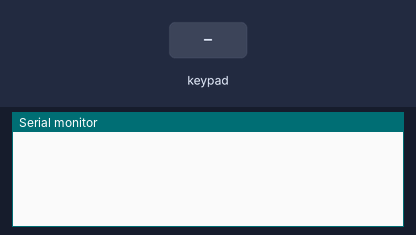
Recording of a sketch running on a simulated Arduino Uno, built with avr-gcc and run on an emulated ATmega328P. Parts: the last lines printed to the serial monitor. The inputs (shaded band) are chosen by the test bench.

Above: at 1.2 s.
1.3 s: key '1' pressed
At 2.4 s:
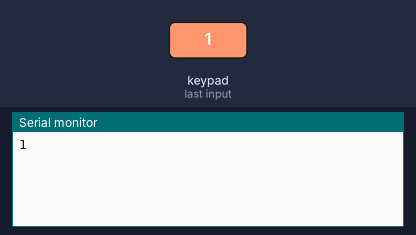
2.8 s: keypad keys 1 3 1 2 1 1 1 0 # pressed 0.4 s apart
At 7.1 s:
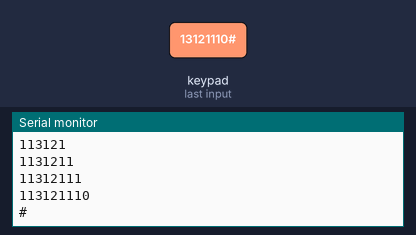
7.9 s: key 'A' pressed
At 9.1 s:
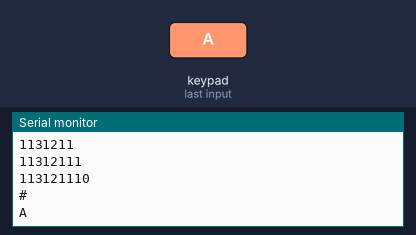
9.4 s: keypad keys 1 3 1 2 1 1 1 0 * pressed 0.4 s apart
At 13.7 s:
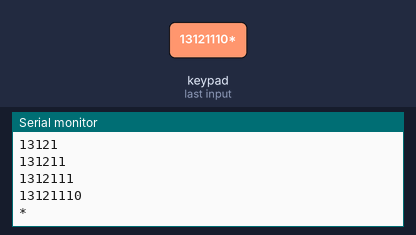
14.5 s: key 'B' pressed
At 15.7 s:
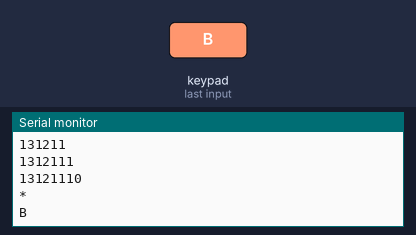
16.0 s: keypad keys 1 3 1 2 1 1 1 0 D pressed 0.4 s apart
At 19.8 s:
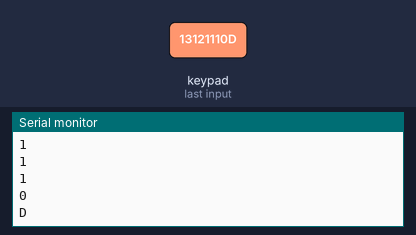
Timing chart, 0 to 21.3 s (numbered marks = the images above; inputs shaded):
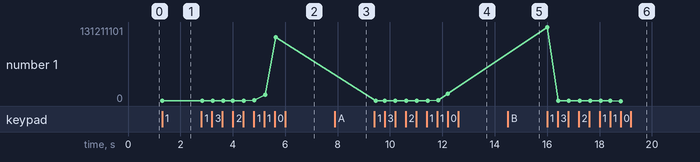

The sketch:

Keypad_Matrix_-_Reveal_Codes.ino
```cpp
#include <Keypad.h>

const byte row = 4;
const byte column = 4;

char keypadMatrix[row][column]{
  {'1','2','3','A'},
  {'4','5','6','B'},
  {'7','8','9','C'},
  {'*','0','#','D'}
}, input;

byte rowPins[row] = {13,12,11,10};
byte columnPins[row] = {9,2,1,0};

Keypad keypadObject = Keypad(makeKeymap(keypadMatrix) , rowPins, columnPins, row, column);

long unsigned int number = 0, count = 0;

void print(int chs){

  if ((int)input > 47 && (int)input < 58 && count < 9) {
    number = (number * 10) + ((int)input - 48);
    Serial.print(number);
    Serial.print("\n");
    count++;
  }
  else if (input) Serial.println(input);
}

void ac(int input){
  if (input == 65) {
    number = 0;
    count = 0;
  }
}

void setup() {
  Serial.begin(9600);
}

void loop() {
  input = keypadObject.getKey();
  print(input);
  ac(input);
  Serial.end();
  Serial.begin(9600);
  delay(50);
}
```

Measured:
- after the input at 1.3 s, the serial monitor: prints a new line at once (image 1)
- after the input at 2.8 s, the serial monitor: prints a new line at once (image 2)
- after the input at 7.9 s, the serial monitor: prints a new line at once (image 3)
- after the input at 9.4 s, the serial monitor: prints a new line after 0.05 s (image 4)
- after the input at 14.5 s, the serial monitor: prints a new line at once (image 5)
- after the input at 16.0 s, the serial monitor: prints a new line at once (image 6)
- plotted number 1: 1 → 113121110 after the input at 2.8 s, 113121110 → 13121110 after the input at 9.4 s, 13121110 → 0 after the input at 16.0 s
